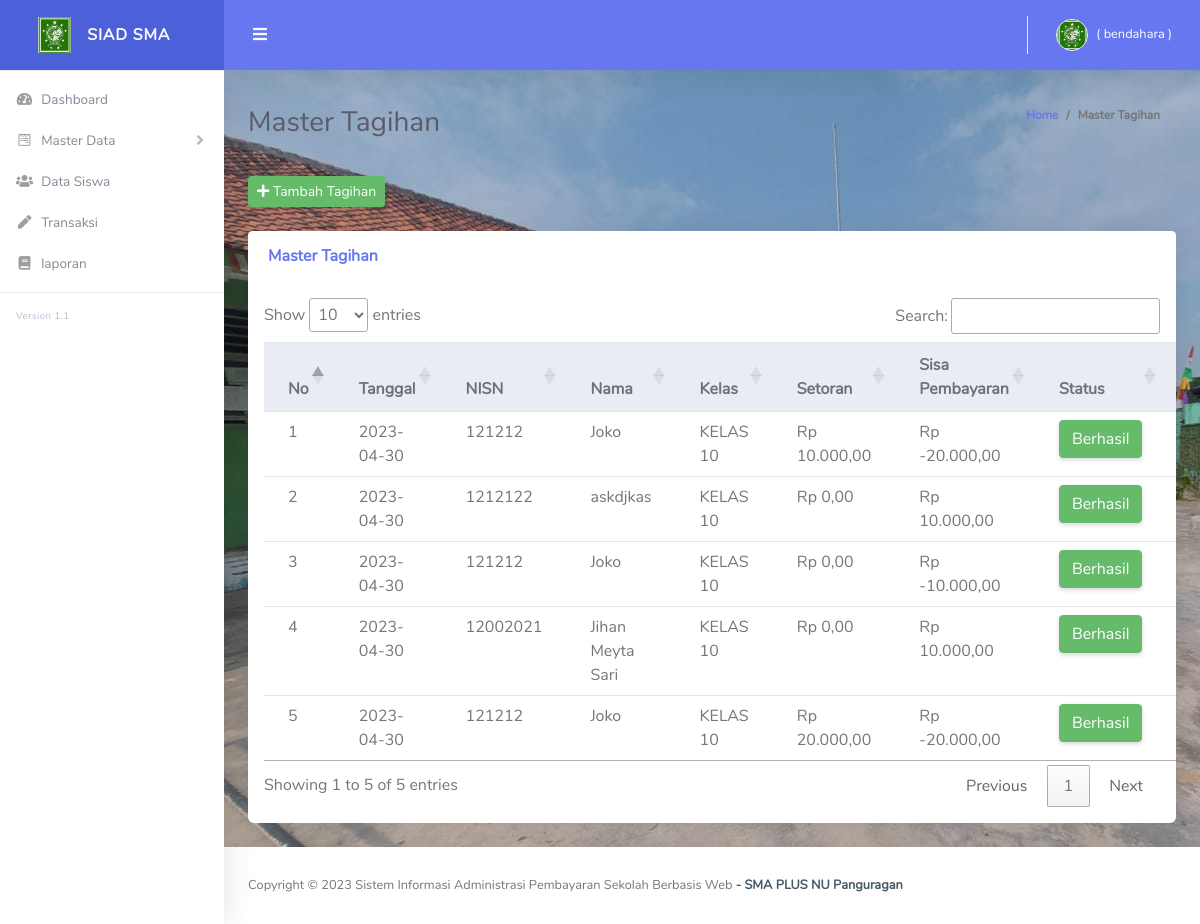
The app's page /index.php/mastertagihan, older data.
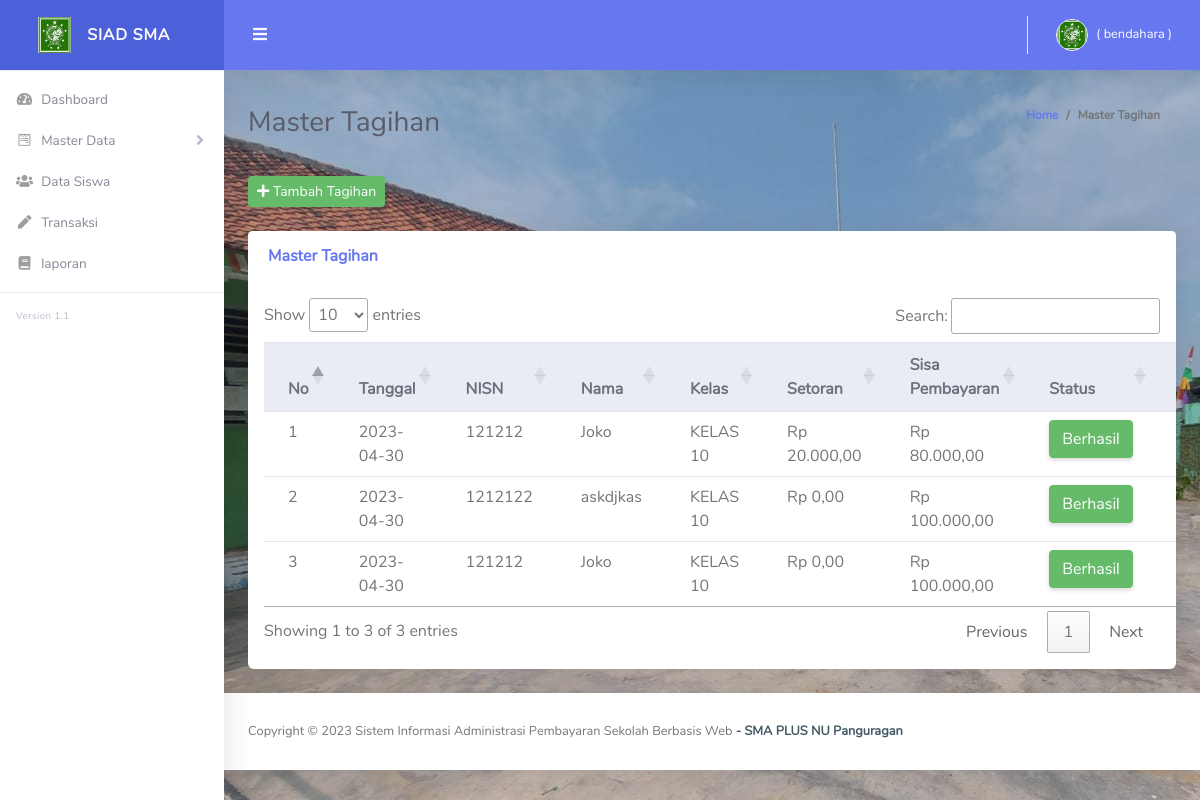
The same page, newer data.
### tables this page shows
CREATE TABLE `tb_pembayaran`  (
  `id` int(11) NOT NULL AUTO_INCREMENT,
  `siswa_id` int(11) NOT NULL,
  `bukti_id` int(11) NULL DEFAULT NULL,
  `nisn` varchar(100) NOT NULL,
  `nama` varchar(225) NOT NULL,
  `kelas` varchar(100) NOT NULL,
  `tanggal` date NOT NULL,
  `setoran` varchar(100) NOT NULL,
  `biaya` varchar(100) NOT NULL,
  `status` tinyint(1) NOT NULL DEFAULT 0,
  PRIMARY KEY (`id`) USING BTREE,
  INDEX `tb_pembayaran_siswa_id`(`siswa_id`) USING BTREE,
  CONSTRAINT `tb_pembayaran_siswa_id` FOREIGN KEY (`siswa_id`) REFERENCES `tb_siswa` (`id`) ON DELETE RESTRICT ON UPDATE RESTRICT
);

### application/controllers/MasterTagihan.php (called while the page is built, shortened)
<?php
class MasterTagihan extends CI_Controller {
    public function __construct()
    {
        $this->load->model('Siswa_model');
        $this->load->model('Kelas_model');
        $this->load->model('M_global_model');
        $this->load->model('Periode_model');
        $this->load->model('Transaksi_model');
    }
    public function index()
    {
        $data['title']  = 'SIAD SMA Pangurugan';
        $judul['judul'] = 'Master Tagihan';
        $queryPemb = $this->Transaksi_model->all_data_pembayaran();
        $DATA = array('queryPembayar' => $queryPemb);
        $queryAllKel = $this->Kelas_model->ambildatakelas();
        $Tampil = array('queryKel' => $queryAllKel);
        $queryAllPeriode = $this->Periode_model->ambildataperiode();
        $DATA3 = array('queryPeriode' => $queryAllPeriode);
        $tamp = $judul + $DATA+$Tampil + $DATA3;
		$this->load->view('template/header',$data);
		$this->load->view('template/sidebar');
        $this->load->view('template/topbar');
        $this->load->view('admin/tagihan',$tamp);
        $this->load->view('template/footer');
    }
}

### index.php (called while the page is built, shortened)
<?php
require_once BASEPATH.'core/CodeIgniter.php';

### application/models/Transaksi_model.php (called while the page is built, shortened)
<?php
class Transaksi_model extends CI_Model
{
    function all_data_pembayaran()
    {
        $this->db->order_by('tanggal', 'DESC');
        $this->db->order_by('id', 'DESC');
        $query = $this->db->get('tb_pembayaran');
        return $query->result();
    }
}

### application/helpers/rupiah_helper.php (called while the page is built, shortened)
<?php
function rupiah($angka){
	$hasil_rupiah = "Rp " . number_format($angka,2,',','.');
	return $hasil_rupiah;
}

### application/views/admin/tagihan.php (the view, shortened to what this page needs)
<div class="container-fluid" id="container-wrapper">
  <div class="d-sm-flex align-items-center justify-content-between mb-4">
    <h1 class="h3 mb-0 text-gray-800"><?= $judul; ?></h1>
    <ol class="breadcrumb">
      <li class="breadcrumb-item"><a href="./">Home</a></li>
      <li class="breadcrumb-item active" aria-current="page"><?= $judul; ?></li>
    </ol>
  </div>
  <button type="button" class="btn btn-success btn-sm col-mb-4" data-toggle="modal" data-target="#exampleModal" id="#myBtn">
    <i class="fas fa-plus"></i>
    Tambah Tagihan
  </button>
  <br>
  <br>
  <div class="card mb-4">
    <div class="card-header py-3 d-flex flex-row align-items-center justify-content-between">
      <h6 class="m-0 font-weight-bold text-primary">Master Tagihan</h6>
    </div>
    <div class="table-responsive p-3">
      <table class="table align-items-center table-flush" id="dataTable">
        <thead class="thead-light">
          <tr>
            <th>No</th>
            <th>Tanggal</th>
            <th>NISN</th>
            <th>Nama</th>
            <th>Kelas</th>
            <th>Setoran</th>
            <th>Sisa Pembayaran</th>
            <th>Status</th>
            <th>Aksi</th>
          </tr>
        </thead>
        <tbody>
          <?php
          $no = 0;
          foreach ($queryPembayar as $value) {
            $no++
          ?>
            <tr>
              <td><?php echo $no; ?></td>
              <td><?php echo $value->tanggal; ?></td>
              <td><?php echo $value->nisn; ?></td>
              <td><?php echo $value->nama; ?></td>
              <td><?php echo $value->kelas; ?></td>
              <td><?php echo rupiah($value->setoran); ?></td>
              <td><?php echo rupiah($value->biaya); ?></td>
              <td><?= $value->status ? '<button class="btn btn-success">Berhasil</button>' : '<button class="btn btn-warning">Tunggu Konfirmasi</button>' ?></td>
              <td>
              </td>
            </tr>
          <?php
          }
          ?>
        </tbody>
      </table>
    </div>
  </div>
</div>

### application/views/template/header.php (shortened to what this page needs)
<!DOCTYPE html>
<html lang="en">
<head>
  <link href="<?php echo base_url(); ?>/assets/vendor/fontawesome-free/css/all.min.css" rel="stylesheet" type="text/css">
  <link href="<?php echo base_url(); ?>/assets/vendor/bootstrap/css/bootstrap.min.css" rel="stylesheet" type="text/css">
  <link href="<?php echo base_url(); ?>/assets/css/ruang-admin.min.css" rel="stylesheet">
  <link href="//cdn.datatables.net/1.13.1/css/jquery.dataTables.min.css" rel="stylesheet">
</head>
<body id="page-top">
<div id="wrapper">

### application/views/template/sidebar.php (shortened to what this page needs)
<ul class="navbar-nav sidebar sidebar-light accordion" id="accordionSidebar">
     <a class="sidebar-brand d-flex align-items-center justify-content-center" href="<?= base_url('/')?>">
       <div class="sidebar-brand-icon">
         <img src="<?php echo base_url(); ?>/assets/img/logo/logo.JPG">
       </div>
       <div class="sidebar-brand-text mx-3">SIAD SMA</div>
     </a>
     <hr class="sidebar-divider my-0">
     <li class="nav-item">
       <a class="nav-link" href="<?= base_url('home')?>">
         <i class="fas fa-fw fa-tachometer-alt"></i>
         <span>Dashboard</span></a>
     </li>
     <li class="nav-item">
       <a class="nav-link collapsed" href="#" data-toggle="collapse" data-target="#collapseForm" aria-expanded="true"
         aria-controls="collapseForm">
         <i class="fab fa-fw fa-wpforms"></i>
         <span>Master Data</span>
       </a>
     </li>
     <li class="nav-item">
       <a class="nav-link" href="<?= base_url('siswa')?>">
         <i class="fas fa-fw fa-users"></i>
         <span>Data Siswa</span></a>
     </li>
     <li class="nav-item">
       <a class="nav-link" href="<?= base_url('transaksi')?>">
         <i class="fas fa-fw fa-pen"></i>
         <span>Transaksi</span></a>
     </li>
     <li class="nav-item">
       <a class="nav-link" href="<?= base_url('laporan')?>">
         <i class="fas fa-fw fa-book"></i>
         <span>laporan</span></a>
     </li>
     <hr class="sidebar-divider">
     <div class="version" id="version-ruangadmin"></div>
   </ul>

### application/views/template/topbar.php (shortened to what this page needs)
<?php
$auth = $this->session->userdata('Auth');
$username = $auth->username;
$role = $auth->akses;
$roleName = $role == 1 ? 'admin' : 'bendahara';
?>
<div id="content-wrapper" class="d-flex flex-column" style="background-image: url(/assets/img/bg.jpg);">
  <div id="">
    <nav class="navbar navbar-expand navbar-light bg-navbar topbar mb-4 static-top">
      <button id="sidebarToggleTop" class="btn btn-link rounded-circle mr-3">
        <i class="fa fa-bars"></i>
      </button>
      <ul class="navbar-nav ml-auto">
        <li class="nav-item dropdown no-arrow">
          <a class="nav-link dropdown-toggle" href="#" id="userDropdown" role="button" data-toggle="dropdown" aria-haspopup="true" aria-expanded="false">
            <img class="img-profile rounded-circle" src="<?php echo base_url() ?>assets/img/logo/logo.jpg" style="max-width: 60px">
            <span class="ml-2 d-none d-lg-inline text-white small"><?=$username?> ( <?=$roleName?> )</span>
          </a>
        </li>
      </ul>
    </nav>
  </div>

### application/views/template/footer.php (shortened to what this page needs)
    <footer class="sticky-footer bg-white">
      <div class="container my-auto">
        <div class="copyright text-left my-auto">
          <span>Copyright &copy; <script> document.write(new Date().getFullYear()); </script> Sistem Informasi Administrasi Pembayaran Sekolah Berbasis Web
            <b><a href="home" target="_blank">- SMA PLUS NU Panguragan</a></b>
          </span>
        </div>
      </div>
    </footer>
    </div>
</div>
  </body>
  </html>

Row changes from the older to the newer data that the page shows:
removed tb_pembayaran: tanggal "2023-04-30", nisn "121212", nama "Joko", kelas "KELAS 10", setoran "Rp 10.000,00", biaya "Rp -20.000,00", status "Berhasil"
removed tb_pembayaran: tanggal "2023-04-30", nisn "1212122", nama "askdjkas", kelas "KELAS 10", setoran "Rp 0,00", biaya "Rp 10.000,00", status "Berhasil"
removed tb_pembayaran: tanggal "2023-04-30", nisn "121212", nama "Joko", kelas "KELAS 10", setoran "Rp 0,00", biaya "Rp -10.000,00", status "Berhasil"
removed tb_pembayaran: tanggal "2023-04-30", nisn "12002021", nama "Jihan Meyta Sari", kelas "KELAS 10", setoran "Rp 0,00", biaya "Rp 10.000,00", status "Berhasil"
removed tb_pembayaran: tanggal "2023-04-30", nisn "121212", nama "Joko", kelas "KELAS 10", setoran "Rp 20.000,00", biaya "Rp -20.000,00", status "Berhasil"
added tb_pembayaran: tanggal "2023-04-30", nisn "121212", nama "Joko", kelas "KELAS 10", setoran "Rp 20.000,00", biaya "Rp 80.000,00", status "Berhasil"
added tb_pembayaran: tanggal "2023-04-30", nisn "1212122", nama "askdjkas", kelas "KELAS 10", setoran "Rp 0,00", biaya "Rp 100.000,00", status "Berhasil"
added tb_pembayaran: tanggal "2023-04-30", nisn "121212", nama "Joko", kelas "KELAS 10", setoran "Rp 0,00", biaya "Rp 100.000,00", status "Berhasil"
Text that changed along with them:
text written by a page script: "Show entries Search: Showing 1 to 5 of 5 entries Previous 1 Next" → "Show entries Search: Showing 1 to 3 of 3 entries Previous 1 Next"
